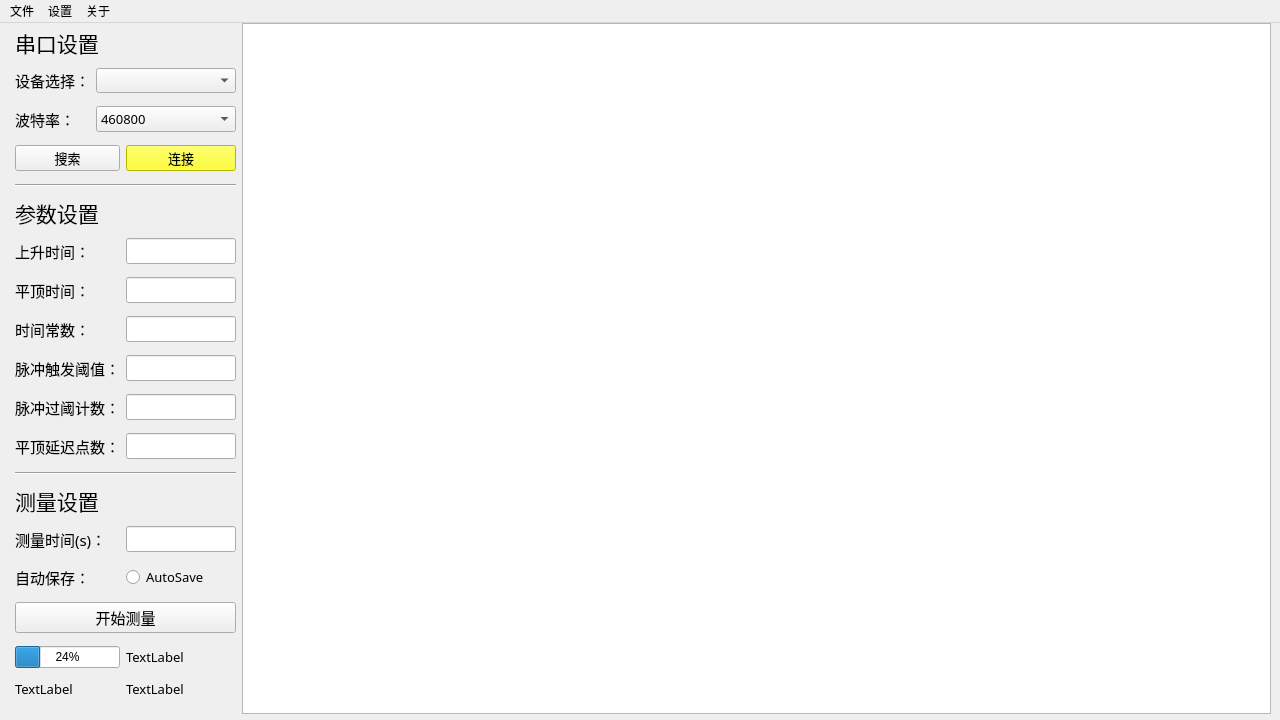
<?xml version="1.0" encoding="UTF-8"?>
<ui version="4.0">
 <class>MainWindow</class>
 <widget class="QMainWindow" name="MainWindow">
  <property name="geometry">
   <rect>
    <x>0</x>
    <y>0</y>
    <width>1280</width>
    <height>720</height>
   </rect>
  </property>
  <property name="windowTitle">
   <string>MainWindow</string>
  </property>
  <widget class="QWidget" name="centralwidget">
   <widget class="QWidget" name="layoutWidget">
    <property name="geometry">
     <rect>
      <x>0</x>
      <y>0</y>
      <width>1271</width>
      <height>691</height>
     </rect>
    </property>
    <layout class="QHBoxLayout" name="horizontalLayout" stretch="0,1050">
     <item>
      <layout class="QGridLayout" name="gridLayout">
       <item row="14" column="1" colspan="2">
        <widget class="QLabel" name="label_B_mTime">
         <property name="font">
          <font>
           <family>微软雅黑</family>
           <pointsize>11</pointsize>
          </font>
         </property>
         <property name="text">
          <string>测量时间(s)：</string>
         </property>
        </widget>
       </item>
       <item row="17" column="3">
        <widget class="QLabel" name="label_B_Time">
         <property name="font">
          <font>
           <family>微软雅黑</family>
           <pointsize>10</pointsize>
          </font>
         </property>
         <property name="text">
          <string>TextLabel</string>
         </property>
        </widget>
       </item>
       <item row="7" column="3">
        <widget class="QLineEdit" name="lineEdit_Falling">
         <property name="maximumSize">
          <size>
           <width>110</width>
           <height>16777215</height>
          </size>
         </property>
         <property name="font">
          <font>
           <family>微软雅黑</family>
           <pointsize>10</pointsize>
          </font>
         </property>
         <property name="maxLength">
          <number>3</number>
         </property>
        </widget>
       </item>
       <item row="16" column="1" colspan="3">
        <widget class="QPushButton" name="pushButton_StartMs">
         <property name="sizePolicy">
          <sizepolicy hsizetype="Maximum" vsizetype="Fixed">
           <horstretch>0</horstretch>
           <verstretch>0</verstretch>
          </sizepolicy>
         </property>
         <property name="maximumSize">
          <size>
           <width>65536</width>
           <height>16777215</height>
          </size>
         </property>
         <property name="font">
          <font>
           <family>微软雅黑</family>
           <pointsize>11</pointsize>
          </font>
         </property>
         <property name="layoutDirection">
          <enum>Qt::LeftToRight</enum>
         </property>
         <property name="text">
          <string>开始测量</string>
         </property>
        </widget>
       </item>
       <item row="8" column="3">
        <widget class="QLineEdit" name="lineEdit_Tao">
         <property name="maximumSize">
          <size>
           <width>110</width>
           <height>16777215</height>
          </size>
         </property>
         <property name="font">
          <font>
           <family>微软雅黑</family>
           <pointsize>10</pointsize>
          </font>
         </property>
         <property name="maxLength">
          <number>3</number>
         </property>
        </widget>
       </item>
       <item row="15" column="3">
        <widget class="QRadioButton" name="radioButton_autoSave">
         <property name="font">
          <font>
           <family>微软雅黑</family>
           <pointsize>10</pointsize>
          </font>
         </property>
         <property name="text">
          <string>AutoSave</string>
         </property>
        </widget>
       </item>
       <item row="6" column="1">
        <widget class="QLabel" name="label_B_Rising">
         <property name="font">
          <font>
           <family>微软雅黑</family>
           <pointsize>11</pointsize>
          </font>
         </property>
         <property name="text">
          <string>上升时间：</string>
         </property>
        </widget>
       </item>
       <item row="4" column="1" colspan="3">
        <widget class="Line" name="line">
         <property name="orientation">
          <enum>Qt::Horizontal</enum>
         </property>
        </widget>
       </item>
       <item row="0" column="1" colspan="3">
        <widget class="QLabel" name="label_A_Serial">
         <property name="maximumSize">
          <size>
           <width>16777215</width>
           <height>25</height>
          </size>
         </property>
         <property name="font">
          <font>
           <family>微软雅黑</family>
           <pointsize>16</pointsize>
          </font>
         </property>
         <property name="text">
          <string>串口设置</string>
         </property>
        </widget>
       </item>
       <item row="5" column="1" colspan="3">
        <widget class="QLabel" name="label_A_Params">
         <property name="maximumSize">
          <size>
           <width>16777215</width>
           <height>25</height>
          </size>
         </property>
         <property name="font">
          <font>
           <family>微软雅黑</family>
           <pointsize>16</pointsize>
          </font>
         </property>
         <property name="text">
          <string>参数设置</string>
         </property>
        </widget>
       </item>
       <item row="3" column="3">
        <widget class="QPushButton" name="pushButton_SerialCon">
         <property name="maximumSize">
          <size>
           <width>16777215</width>
           <height>26</height>
          </size>
         </property>
         <property name="font">
          <font>
           <family>微软雅黑</family>
           <pointsize>10</pointsize>
          </font>
         </property>
         <property name="styleSheet">
          <string notr="true">QPushButton {background-color: yellow}</string>
         </property>
         <property name="text">
          <string>连接</string>
         </property>
        </widget>
       </item>
       <item row="2" column="1">
        <widget class="QLabel" name="label_B_BPS">
         <property name="font">
          <font>
           <family>微软雅黑</family>
           <pointsize>11</pointsize>
          </font>
         </property>
         <property name="text">
          <string>波特率：</string>
         </property>
        </widget>
       </item>
       <item row="11" column="3">
        <widget class="QLineEdit" name="lineEdit_tCNT">
         <property name="maximumSize">
          <size>
           <width>110</width>
           <height>16777215</height>
          </size>
         </property>
         <property name="font">
          <font>
           <family>微软雅黑</family>
           <pointsize>10</pointsize>
          </font>
         </property>
         <property name="maxLength">
          <number>4</number>
         </property>
        </widget>
       </item>
       <item row="12" column="1" colspan="3">
        <widget class="Line" name="line_2">
         <property name="orientation">
          <enum>Qt::Horizontal</enum>
         </property>
        </widget>
       </item>
       <item row="13" column="1" colspan="3">
        <widget class="QLabel" name="label_A_MS">
         <property name="maximumSize">
          <size>
           <width>16777215</width>
           <height>25</height>
          </size>
         </property>
         <property name="font">
          <font>
           <family>微软雅黑</family>
           <pointsize>16</pointsize>
          </font>
         </property>
         <property name="text">
          <string>测量设置</string>
         </property>
        </widget>
       </item>
       <item row="3" column="1" colspan="2">
        <widget class="QPushButton" name="pushButton_SerialSrch">
         <property name="maximumSize">
          <size>
           <width>16777215</width>
           <height>26</height>
          </size>
         </property>
         <property name="font">
          <font>
           <family>微软雅黑</family>
           <pointsize>10</pointsize>
          </font>
         </property>
         <property name="text">
          <string>搜索</string>
         </property>
        </widget>
       </item>
       <item row="6" column="3">
        <widget class="QLineEdit" name="lineEdit_Rising">
         <property name="maximumSize">
          <size>
           <width>110</width>
           <height>16777215</height>
          </size>
         </property>
         <property name="font">
          <font>
           <family>微软雅黑</family>
           <pointsize>10</pointsize>
          </font>
         </property>
         <property name="maxLength">
          <number>3</number>
         </property>
        </widget>
       </item>
       <item row="9" column="1" colspan="2">
        <widget class="QLabel" name="label_B_pThd">
         <property name="font">
          <font>
           <family>微软雅黑</family>
           <pointsize>11</pointsize>
          </font>
         </property>
         <property name="text">
          <string>脉冲触发阈值：</string>
         </property>
        </widget>
       </item>
       <item row="1" column="1">
        <widget class="QLabel" name="label_B_DevC">
         <property name="font">
          <font>
           <family>微软雅黑</family>
           <pointsize>11</pointsize>
          </font>
         </property>
         <property name="text">
          <string>设备选择：</string>
         </property>
        </widget>
       </item>
       <item row="8" column="1">
        <widget class="QLabel" name="label_B_Tao">
         <property name="font">
          <font>
           <family>微软雅黑</family>
           <pointsize>11</pointsize>
          </font>
         </property>
         <property name="text">
          <string>时间常数：</string>
         </property>
        </widget>
       </item>
       <item row="7" column="1">
        <widget class="QLabel" name="label_B_Falling">
         <property name="font">
          <font>
           <family>微软雅黑</family>
           <pointsize>11</pointsize>
          </font>
         </property>
         <property name="text">
          <string>平顶时间：</string>
         </property>
        </widget>
       </item>
       <item row="1" column="2" colspan="2">
        <widget class="QComboBox" name="comboBox_B_DevC">
         <property name="minimumSize">
          <size>
           <width>0</width>
           <height>25</height>
          </size>
         </property>
         <property name="maximumSize">
          <size>
           <width>150</width>
           <height>25</height>
          </size>
         </property>
        </widget>
       </item>
       <item row="14" column="3">
        <widget class="QLineEdit" name="lineEdit_mTime">
         <property name="maximumSize">
          <size>
           <width>110</width>
           <height>16777215</height>
          </size>
         </property>
         <property name="font">
          <font>
           <family>微软雅黑</family>
           <pointsize>10</pointsize>
          </font>
         </property>
         <property name="text">
          <string/>
         </property>
         <property name="maxLength">
          <number>99</number>
         </property>
        </widget>
       </item>
       <item row="10" column="1" colspan="2">
        <widget class="QLabel" name="label_B_ThdCNT">
         <property name="font">
          <font>
           <family>微软雅黑</family>
           <pointsize>11</pointsize>
          </font>
         </property>
         <property name="text">
          <string>脉冲过阈计数：</string>
         </property>
        </widget>
       </item>
       <item row="6" column="0">
        <spacer name="horizontalSpacer">
         <property name="orientation">
          <enum>Qt::Horizontal</enum>
         </property>
         <property name="sizeType">
          <enum>QSizePolicy::Fixed</enum>
         </property>
         <property name="sizeHint" stdset="0">
          <size>
           <width>15</width>
           <height>20</height>
          </size>
         </property>
        </spacer>
       </item>
       <item row="9" column="3">
        <widget class="QLineEdit" name="lineEdit_pThd">
         <property name="maximumSize">
          <size>
           <width>110</width>
           <height>16777215</height>
          </size>
         </property>
         <property name="font">
          <font>
           <family>微软雅黑</family>
           <pointsize>10</pointsize>
          </font>
         </property>
         <property name="maxLength">
          <number>4</number>
         </property>
        </widget>
       </item>
       <item row="10" column="3">
        <widget class="QLineEdit" name="lineEdit_ThdCNT">
         <property name="maximumSize">
          <size>
           <width>110</width>
           <height>16777215</height>
          </size>
         </property>
         <property name="font">
          <font>
           <family>微软雅黑</family>
           <pointsize>10</pointsize>
          </font>
         </property>
         <property name="maxLength">
          <number>4</number>
         </property>
        </widget>
       </item>
       <item row="11" column="1" colspan="2">
        <widget class="QLabel" name="label_B_tCNT">
         <property name="font">
          <font>
           <family>微软雅黑</family>
           <pointsize>11</pointsize>
          </font>
         </property>
         <property name="text">
          <string>平顶延迟点数：</string>
         </property>
        </widget>
       </item>
       <item row="17" column="1" colspan="2">
        <widget class="QProgressBar" name="progressBar_Time">
         <property name="value">
          <number>24</number>
         </property>
        </widget>
       </item>
       <item row="2" column="2" colspan="2">
        <widget class="QComboBox" name="comboBox_B_BPS">
         <property name="maximumSize">
          <size>
           <width>150</width>
           <height>16777215</height>
          </size>
         </property>
         <property name="font">
          <font>
           <family>微软雅黑</family>
           <pointsize>10</pointsize>
          </font>
         </property>
         <item>
          <property name="text">
           <string>460800</string>
          </property>
         </item>
         <item>
          <property name="text">
           <string>750000</string>
          </property>
         </item>
         <item>
          <property name="text">
           <string>921600</string>
          </property>
         </item>
         <item>
          <property name="text">
           <string>115200</string>
          </property>
         </item>
         <item>
          <property name="text">
           <string>512000</string>
          </property>
         </item>
        </widget>
       </item>
       <item row="15" column="1" colspan="2">
        <widget class="QLabel" name="label_B_autoSave">
         <property name="font">
          <font>
           <family>微软雅黑</family>
           <pointsize>11</pointsize>
          </font>
         </property>
         <property name="text">
          <string>自动保存：</string>
         </property>
        </widget>
       </item>
       <item row="18" column="1">
        <widget class="QLabel" name="label_B_cpsTi">
         <property name="maximumSize">
          <size>
           <width>16777215</width>
           <height>15</height>
          </size>
         </property>
         <property name="font">
          <font>
           <family>微软雅黑</family>
           <pointsize>10</pointsize>
          </font>
         </property>
         <property name="text">
          <string>TextLabel</string>
         </property>
        </widget>
       </item>
       <item row="18" column="3">
        <widget class="QLabel" name="label_B_cps">
         <property name="maximumSize">
          <size>
           <width>16777215</width>
           <height>15</height>
          </size>
         </property>
         <property name="font">
          <font>
           <family>微软雅黑</family>
           <pointsize>10</pointsize>
          </font>
         </property>
         <property name="text">
          <string>TextLabel</string>
         </property>
        </widget>
       </item>
      </layout>
     </item>
     <item>
      <widget class="QChartView" name="chartView"/>
     </item>
    </layout>
   </widget>
  </widget>
  <widget class="QMenuBar" name="menuBar">
   <property name="geometry">
    <rect>
     <x>0</x>
     <y>0</y>
     <width>1280</width>
     <height>23</height>
    </rect>
   </property>
   <widget class="QMenu" name="menu_file">
    <property name="title">
     <string>文件</string>
    </property>
    <addaction name="actionopen"/>
    <addaction name="actionsave_as"/>
    <addaction name="actionexit"/>
   </widget>
   <widget class="QMenu" name="menu_setting">
    <property name="title">
     <string>设置</string>
    </property>
    <addaction name="actioncfgsave"/>
   </widget>
   <widget class="QMenu" name="menu_about">
    <property name="title">
     <string>关于</string>
    </property>
    <addaction name="actionAboutSW"/>
   </widget>
   <addaction name="menu_file"/>
   <addaction name="menu_setting"/>
   <addaction name="menu_about"/>
  </widget>
  <action name="actionopen">
   <property name="text">
    <string>打开</string>
   </property>
  </action>
  <action name="actionsave_as">
   <property name="text">
    <string>另存为</string>
   </property>
  </action>
  <action name="actionexit">
   <property name="text">
    <string>退出</string>
   </property>
  </action>
  <action name="actioncfgsave">
   <property name="text">
    <string>保存当前参数</string>
   </property>
  </action>
  <action name="actionAboutSW">
   <property name="text">
    <string>关于软件</string>
   </property>
  </action>
 </widget>
 <customwidgets>
  <customwidget>
   <class>QChartView</class>
   <extends>QGraphicsView</extends>
   <header>qchartview.h</header>
  </customwidget>
 </customwidgets>
 <resources/>
 <connections/>
</ui>
